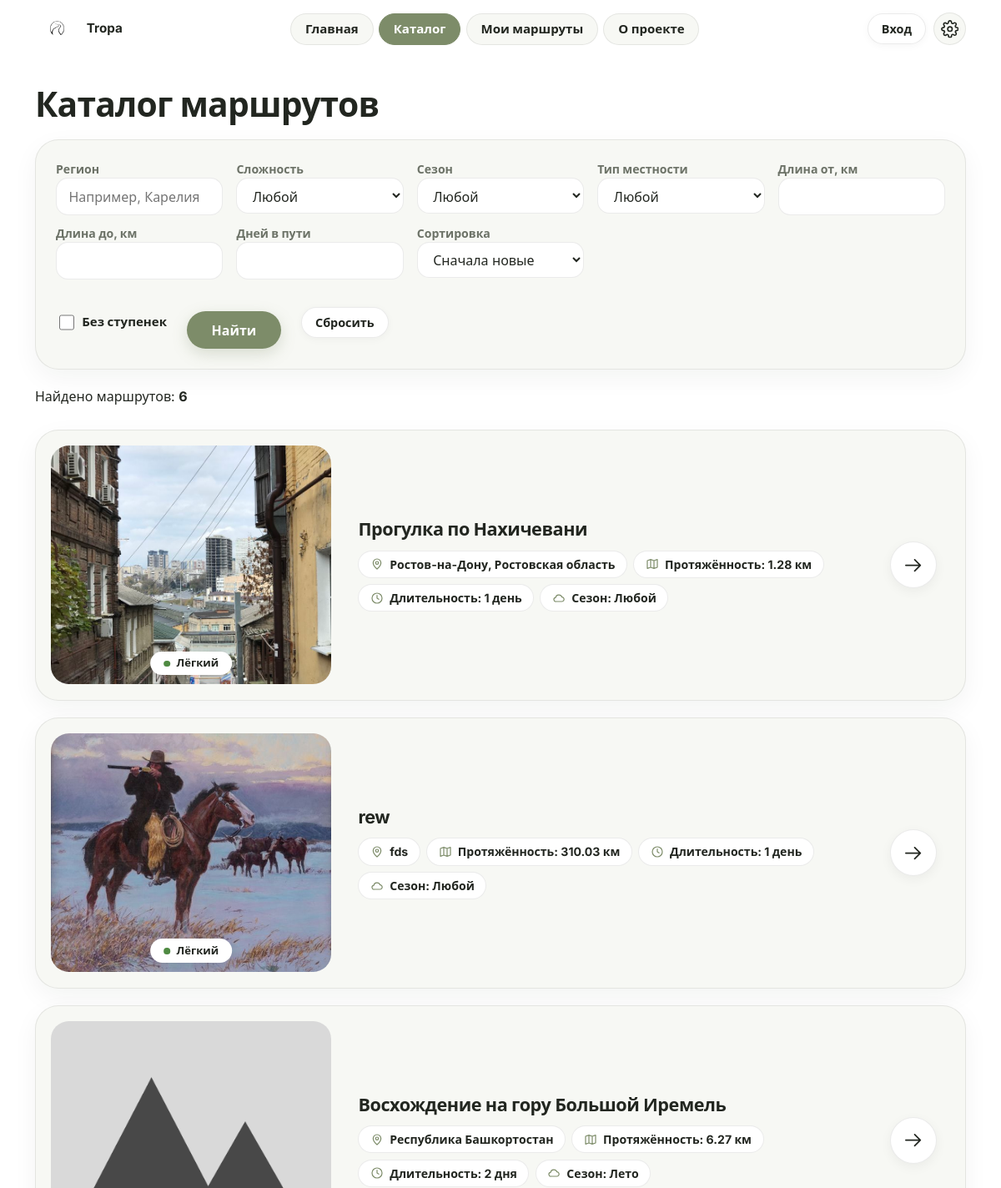
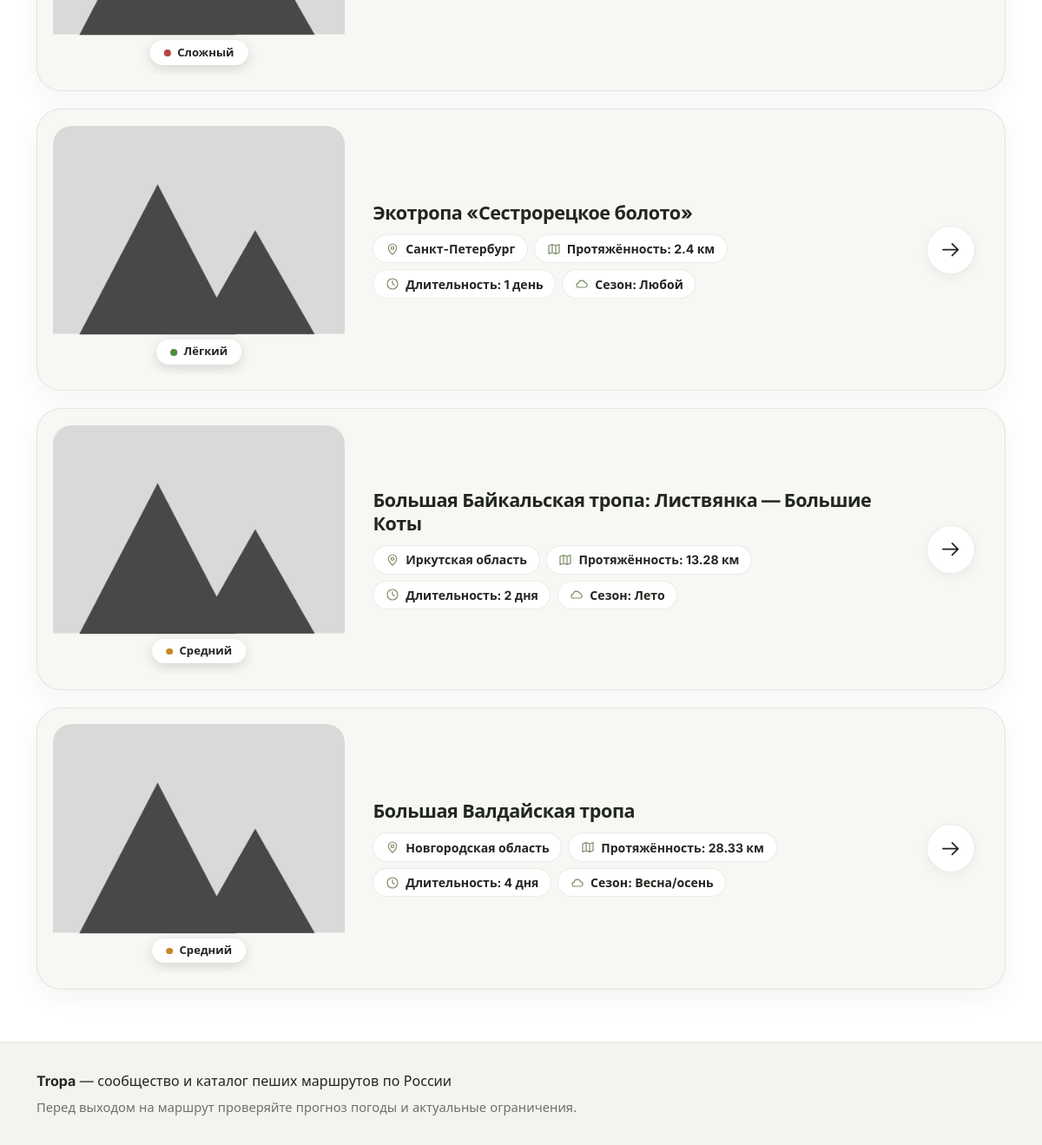
The app's page /routes/ with its own data (2 pictures, top to bottom).
### tables this page shows
CREATE TABLE routes (
    id             INTEGER PRIMARY KEY AUTOINCREMENT,
    author_id      INTEGER NOT NULL REFERENCES users(id),
    title          TEXT NOT NULL,
    region         TEXT NOT NULL,
    length_km      REAL NOT NULL,
    difficulty     TEXT NOT NULL CHECK (difficulty IN ('easy', 'medium', 'hard')),
    days           INTEGER NOT NULL DEFAULT 1,
    season         TEXT NOT NULL DEFAULT 'any',
    terrain        TEXT NOT NULL DEFAULT 'any',
    description    TEXT NOT NULL,
    restrictions   TEXT,
    source_url     TEXT,
    source_checked TEXT,
    open_from      TEXT,
    open_to        TEXT,
    is_public      INTEGER NOT NULL DEFAULT 1,
    views          INTEGER NOT NULL DEFAULT 0,
    surface        TEXT,
    max_slope      TEXT,
    has_steps      INTEGER NOT NULL DEFAULT 0,
    rest_points    TEXT,
    created_at     TEXT NOT NULL DEFAULT CURRENT_TIMESTAMP
);

### views/routes.py (the view)
@bp.route("/")
def catalog():
    where = ["(r.is_public = 1 OR r.author_id = ?)"]
    params = [g.user["id"] if g.user else -1]
    a = request.args
    if a.get("region", "").strip():
        where.append("r.region LIKE ?")
        params.append("%" + a["region"].strip() + "%")
    if a.get("difficulty") in DIFFICULTY:
        where.append("r.difficulty = ?")
        params.append(a["difficulty"])
    if a.get("season") in SEASONS and a["season"] != "any":
        where.append("r.season IN (?, 'any')")
        params.append(a["season"])
    if a.get("terrain") in TERRAINS and a["terrain"] != "any":
        where.append("r.terrain IN (?, 'any')")
        params.append(a["terrain"])
    if num("min_km") is not None:
        where.append("r.length_km >= ?")
        params.append(num("min_km"))
    if num("max_km") is not None:
        where.append("r.length_km <= ?")
        params.append(num("max_km"))
    if num("days") is not None:
        where.append("r.days = ?")
        params.append(int(num("days")))
    if a.get("no_steps"):
        where.append("r.has_steps = 0")
    order_map = {
        "new": "r.created_at DESC, r.id DESC",
        "popular": "r.views DESC, r.id DESC",
        "short": "r.length_km ASC, r.id DESC",
        "long": "r.length_km DESC, r.id DESC",
    }
    order_sql = order_map.get(a.get("sort", "new"), order_map["new"])
    try:
        page = max(1, int(a.get("page", "1")))
    except ValueError:
        page = 1
    where_sql = " AND ".join(where)
    db = get_db()
    total = db.execute("SELECT COUNT(*) FROM routes r WHERE " + where_sql, params).fetchone()[0]
    pages = max(1, math.ceil(total / PER_PAGE))
    page = min(page, pages)
    routes = db.execute(
        "SELECT r.* FROM routes r WHERE " + where_sql +
        f" ORDER BY {order_sql} LIMIT ? OFFSET ?",
        params + [PER_PAGE, (page - 1) * PER_PAGE],
    ).fetchall()
    filters = {k: v for k, v in a.items() if k != "page" and v}
    return render_template("catalog.html", routes=routes, args=a, total=total, page=page,
                           pages=pages, filters=filters, difficulty=DIFFICULTY, terrains=TERRAINS)

### app.py (called while the page is built)
def ru_days(n):
    n = int(n)
    if 11 <= n % 100 <= 14:
        word = "дней"
    elif n % 10 == 1:
        word = "день"
    elif 2 <= n % 10 <= 4:
        word = "дня"
    else:
        word = "дней"
    return f"{n} {word}"

### db.py (called while the page is built)
def get_db():
    if "db" not in g:
        g.db = sqlite3.connect(current_app.config["DATABASE"])
        g.db.row_factory = sqlite3.Row
        g.db.execute("PRAGMA foreign_keys = ON")
    return g.db

### views/auth.py (called while the page is built)
@bp.before_app_request
def load_logged_in_user():
    user_id = session.get("user_id")
    g.user = None
    if user_id is not None:
        g.user = get_db().execute(
            "SELECT id, username FROM users WHERE id = ?", (user_id,)
        ).fetchone()
        if g.user is None:
            session.clear()

### views/routes.py (called while the page is built)
def num(name):
    try:
        return float(request.args.get(name, "").replace(",", "."))
    except ValueError:
        return None

### templates/catalog.html (shortened to what this page needs)
{% extends "base.html" %}
{% block main_class %}wide{% endblock %}
{% block content %}
  {% macro select(name, label, options) %}
    <div class="field">
      <label for="{{ name }}">{{ label }}</label>
      <select id="{{ name }}" name="{{ name }}">
        <option value="">Любой</option>
      </select>
    </div>
  {% endmacro %}
  <h1>Каталог маршрутов</h1>
  <form class="card filters" method="get" aria-label="Фильтры маршрутов" style="max-width:none">
    <div class="filters-grid">
      <div class="field"><label for="region">Регион</label>
        <input id="region" name="region" type="text" placeholder="Например, Карелия" value="{{ args.get('region', '') }}"></div>
      {{ select("difficulty", "Сложность", difficulty) }}
      {{ select("season", "Сезон", SEASONS) }}
      {{ select("terrain", "Тип местности", terrains) }}
      <div class="field"><label for="min_km">Длина от, км</label>
        <input id="min_km" name="min_km" type="number" min="0" step="any" value="{{ args.get('min_km', '') }}"></div>
      <div class="field"><label for="max_km">Длина до, км</label>
        <input id="max_km" name="max_km" type="number" min="0" step="any" value="{{ args.get('max_km', '') }}"></div>
      <div class="field"><label for="days">Дней в пути</label>
        <input id="days" name="days" type="number" min="1" max="30" value="{{ args.get('days', '') }}"></div>
      <div class="field"><label for="sort">Сортировка</label>
        <select id="sort" name="sort">
          <option value="new" {% if args.get('sort', 'new') == 'new' %}selected{% endif %}>Сначала новые</option>
        </select>
      </div>
    </div>
    <div class="filters-actions">
      <label class="check"><input name="no_steps" type="checkbox" {% if args.get('no_steps') %}checked{% endif %}> Без ступенек</label>
      <button type="submit">Найти</button>
      <a class="btn btn-small" href="{{ url_for('routes.catalog') }}">Сбросить</a>
    </div>
  </form>
  <p role="status" style="margin-top:1.25rem;">Найдено маршрутов: <strong>{{ total }}</strong></p>
  <ul class="route-list">
    {% for r in routes %}{% include "_route_card.html" %}
    {% else %}<li class="empty card">Ничего не найдено. Попробуйте изменить фильтры.</li>
    {% endfor %}
  </ul>
{% endblock %}

### templates/_route_card.html (shortened to what this page needs)
<li class="route-card">
  <div class="route-thumb">
    <img src="{{ route_image(r['id']) }}" alt="Фото маршрута: {{ r['title'] }}"
         width="400" height="286" loading="lazy">
    <span class="diff-pill diff-{{ r['difficulty'] }}">{{ DIFFICULTY[r['difficulty']] }}</span>
  </div>
  <div class="route-body">
    <h3><a href="{{ url_for('routes.detail', route_id=r['id']) }}">{{ r['title'] }}</a></h3>
    <ul class="meta">
      <li><svg class="icon" aria-hidden="true"><use href="#i-pin"/></svg><span>{{ r['region'] }}</span></li>
      <li><svg class="icon" aria-hidden="true"><use href="#i-map"/></svg><span>Протяжённость: {{ r['length_km'] }} км</span></li>
      <li><svg class="icon" aria-hidden="true"><use href="#i-clock"/></svg><span>Длительность: {{ r['days']|ru_days }}</span></li>
      <li><svg class="icon" aria-hidden="true"><use href="#i-cloud"/></svg><span>Сезон: {{ SEASONS[r['season']] }}</span></li>
    </ul>
  </div>
  <span class="arrow-btn" aria-hidden="true"><svg class="icon"><use href="#i-arrow"/></svg></span>
</li>

### records on screen
routes: shows a picture, difficulty "Лёгкий", title "Прогулка по Нахичевани", region "Ростов-на-Дону, Ростовская область", length_km "1.28", days|ru_days "1 день", season "Любой"
routes: shows a picture, difficulty "Лёгкий", title "rew", region "fds", length_km "310.03", days|ru_days "1 день", season "Любой"
routes: difficulty "Сложный", title "Восхождение на гору Большой Иремель", region "Республика Башкортостан", length_km "6.27", days|ru_days "2 дня", season "Лето"
routes: difficulty "Лёгкий", title "Экотропа «Сестрорецкое болото»", region "Санкт-Петербург", length_km "2.4", days|ru_days "1 день", season "Любой"
routes: difficulty "Средний", title "Большая Байкальская тропа: Листвянка — Большие Коты", region "Иркутская область", length_km "13.28", days|ru_days "2 дня", season "Лето"
routes: difficulty "Средний", title "Большая Валдайская тропа", region "Новгородская область", length_km "28.33", days|ru_days "4 дня", season "Весна/осень"

### other values on screen
{{ label }} "Сложность Сезон Тип местности"
{{ total }} "6"
